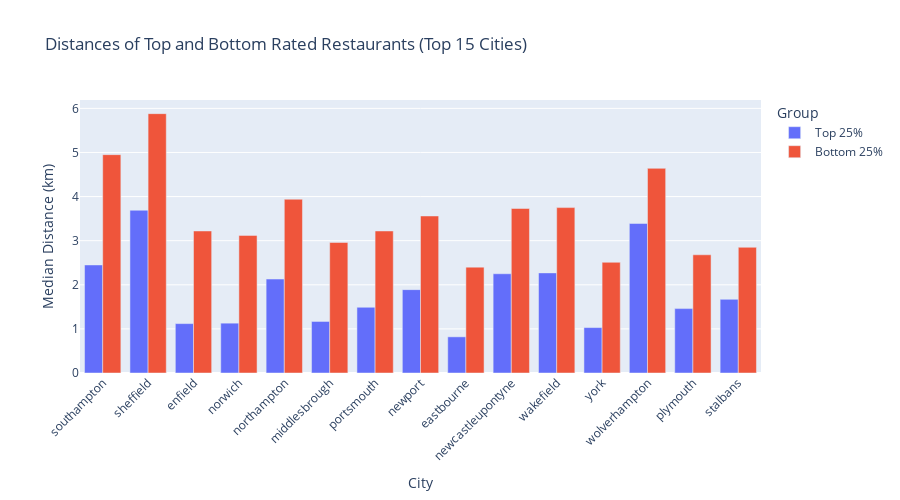

The notebook cell this image was saved under:
### Markdown cell above
# Task 5: Dispersion of Restaurants 
## 5.1 Original Code

### Code cell
import numpy as np
import plotly.express as px

all_cities = []
top_25_medians = []
bottom_25_medians = []

for city_name in all_cities_matrices:
    city_rows = df2[df2['city'] == city_name].reset_index(drop=True)
    
    # Skip if not enough restaurants
    if len(city_rows) < 4:
        continue

    ratings = city_rows['rating'].values
    distance_matrix = all_cities_matrices[city_name]

    # Calculate top and bottom thresholds
    top_cut = np.percentile(ratings, 75)
    bottom_cut = np.percentile(ratings, 25)

    # Find indices for top 25% and bottom 25%
    top_group = []
    bottom_group = []

    for i in range(len(ratings)):
        if ratings[i] >= top_cut:
            top_group.append(i)
        elif ratings[i] <= bottom_cut:
            bottom_group.append(i)

    # Skip if not enough restaurants in either group
    if len(top_group) < 2 or len(bottom_group) < 2:
        continue

    # Calculate median distance for top group
    top_distances = []
    for i in range(len(top_group)):
        for j in range(i + 1, len(top_group)):
            a = top_group[i]
            b = top_group[j]
            top_distances.append(distance_matrix[a, b])

    # Calculate median distance for bottom group
    bottom_distances = []
    for i in range(len(bottom_group)):
        for j in range(i + 1, len(bottom_group)):
            a = bottom_group[i]
            b = bottom_group[j]
            bottom_distances.append(distance_matrix[a, b])

    all_cities.append(city_name)
    top_25_medians.append(round(np.median(top_distances), 2))
    bottom_25_medians.append(round(np.median(bottom_distances), 2))

# Compare difference and sort
differences = []
for i in range(len(all_cities)):
    diff = round(bottom_25_medians[i] - top_25_medians[i], 2)
    differences.append((
        all_cities[i], 
        top_25_medians[i], 
        bottom_25_medians[i],
        diff
    ))

differences.sort(key=lambda x: x[3], reverse=True)
top_15 = differences[:15]

# Prepare for plot
city_labels = [x[0] for x in top_15]
top_values = [x[1] for x in top_15]
bottom_values = [x[2] for x in top_15]

fig = px.bar(
    x=city_labels * 2,
    y=top_values + bottom_values,
    color=["Top 25%"] * 15 + ["Bottom 25%"] * 15,
    barmode="group",
    labels={"x": "City", "y": "Median Distance (km)", "color": "Group"},
    title="Distances of Top and Bottom Rated Restaurants (Top 15 Cities)"
)
fig.update_layout(xaxis_tickangle=-45, height=500)
fig.show()

### Figure 1 — Plotly figure (JSON) as saved in the notebook; plotly's stock layout.template omitted (floating-point values rounded to 4 significant figures)
{"data": [{"alignmentgroup": "True", "hovertemplate": "Group=Top 25%<br>City=%{x}<br>Median Distance (km)=%{y}<extra></extra>", "legendgroup": "Top 25%", "marker": {"color": "#636efa", "pattern": {"shape": ""}}, "name": "Top 25%", "offsetgroup": "Top 25%", "orientation": "v", "showlegend": true, "textposition": "auto", "type": "bar", "x": ["southampton", "sheffield", "enfield", "norwich", "northampton", "middlesbrough", "portsmouth", "newport", "eastbourne", "newcastleupontyne", "wakefield", "york", "wolverhampton", "plymouth", "stalbans"], "xaxis": "x", "y": [2.45, 3.69, 1.12, 1.13, 2.13, 1.17, 1.49, 1.89, 0.82, 2.25, 2.27, 1.03, 3.39, 1.46, 1.67], "yaxis": "y"}, {"alignmentgroup": "True", "hovertemplate": "Group=Bottom 25%<br>City=%{x}<br>Median Distance (km)=%{y}<extra></extra>", "legendgroup": "Bottom 25%", "marker": {"color": "#EF553B", "pattern": {"shape": ""}}, "name": "Bottom 25%", "offsetgroup": "Bottom 25%", "orientation": "v", "showlegend": true, "textposition": "auto", "type": "bar", "x": ["southampton", "sheffield", "enfield", "norwich", "northampton", "middlesbrough", "portsmouth", "newport", "eastbourne", "newcastleupontyne", "wakefield", "york", "wolverhampton", "plymouth", "stalbans"], "xaxis": "x", "y": [4.95, 5.88, 3.22, 3.12, 3.94, 2.96, 3.22, 3.56, 2.4, 3.73, 3.75, 2.51, 4.64, 2.68, 2.85], "yaxis": "y"}], "layout": {"barmode": "group", "height": 500, "legend": {"title": {"text": "Group"}, "tracegroupgap": 0}, "title": {"text": "Distances of Top and Bottom Rated Restaurants (Top 15 Cities)"}, "xaxis": {"anchor": "y", "domain": [0, 1], "tickangle": -45, "title": {"text": "City"}}, "yaxis": {"anchor": "x", "domain": [0, 1], "title": {"text": "Median Distance (km)"}}}}
